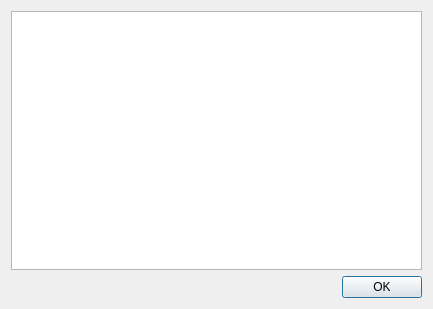
<?xml version="1.0" encoding="UTF-8"?>
<ui version="4.0">
 <class>Dialog</class>
 <widget class="QDialog" name="Dialog">
  <property name="geometry">
   <rect>
    <x>0</x>
    <y>0</y>
    <width>433</width>
    <height>309</height>
   </rect>
  </property>
  <property name="windowTitle">
   <string>Dialog</string>
  </property>
  <layout class="QVBoxLayout" name="verticalLayout">
   <item>
    <widget class="QTableView" name="tableView"/>
   </item>
   <item>
    <layout class="QHBoxLayout" name="horizontalLayout">
     <item>
      <spacer name="horizontalSpacer">
       <property name="orientation">
        <enum>Qt::Horizontal</enum>
       </property>
       <property name="sizeHint" stdset="0">
        <size>
         <width>40</width>
         <height>20</height>
        </size>
       </property>
      </spacer>
     </item>
     <item>
      <widget class="QPushButton" name="pushButton">
       <property name="text">
        <string>OK</string>
       </property>
      </widget>
     </item>
    </layout>
   </item>
  </layout>
 </widget>
 <resources/>
 <connections/>
</ui>
